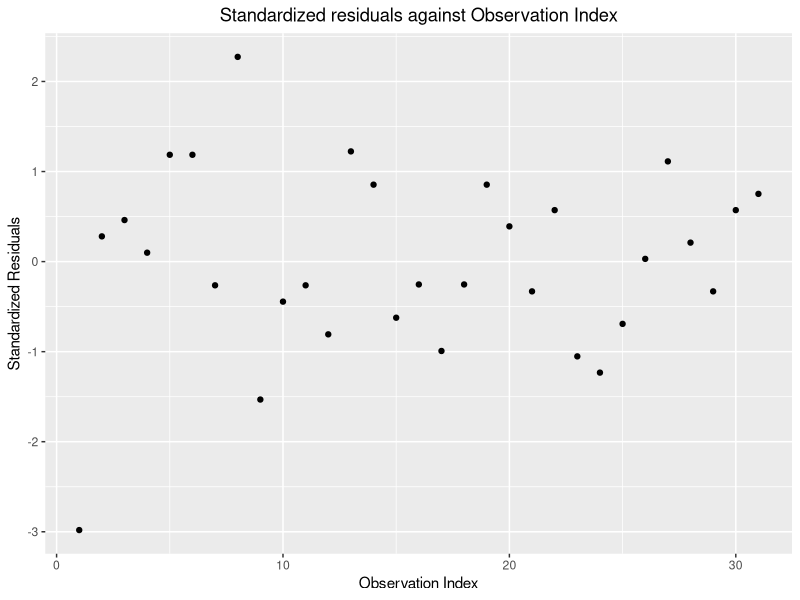
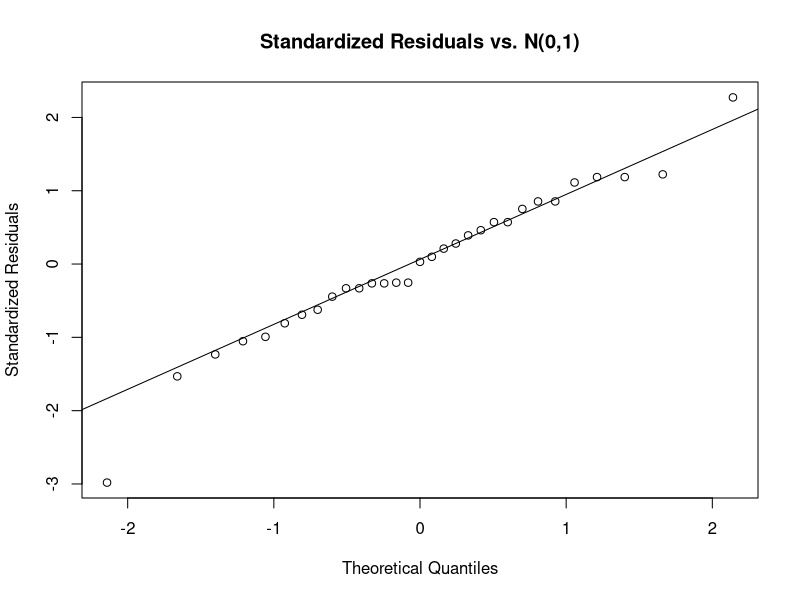

These figures' R source, in order:
## ---- chunk 1
knitr::opts_chunk$set(echo = TRUE)
## ---- chunk 2
library(ggplot2)
library(readxl)
#library(dplyr)
## ---- chunk 3
#read in data, remove empty column
phosData <- read_excel("Table 6.19-PlasmaPhosphate-1.xls", skip = 2, 
                       sheet = "Sheet1", .name_repair = "unique_quiet")
phosData <- phosData[1:12, 1:3]
colnames(phosData) <- c("H_O","N_O", "C")
## ---- chunk 4
means <- colMeans(phosData, na.rm = TRUE)
oMean <- sum(phosData, na.rm = TRUE)/sum(!is.na(phosData))
MSE <- 0
MSB <- 0
for (i in colnames(phosData)) {
  MSE <- MSE + sum((phosData[,i] - means[i])^2, na.rm = TRUE)
  MSB <- MSB + sum(!is.na(phosData[,i]))*((means[i] - oMean)^2)
}
MSE <- MSE/(sum(!is.na(phosData)) - (dim(phosData)[2]))
MSB <- unname(MSB/(dim(phosData)[2] - 1))
sprintf("Test statistic: %f", MSB/MSE)
## ---- chunk 5
p_1a <- pf(MSB/MSE, df1 = dim(phosData)[2] - 1, 
   df2 = sum(!is.na(phosData)) - (dim(phosData)[2]), lower.tail = F)
sprintf("p value: %f", p_1a)
## ---- chunk 6
n_HO <- sum(!is.na(phosData[,"H_O"]))
n_NO <- sum(!is.na(phosData[,"N_O"]))
S_P <- sqrt(((n_HO - 1)*var(phosData$H_O, na.rm = TRUE) 
             + (n_NO - 1)*var(phosData$N_O, na.rm = TRUE))/
              (n_HO + n_NO - 2))
LCI <- unname(means["H_O"] - means["N_O"])[1] - 1.96*S_P*sqrt(1/n_HO + 1/n_NO)
UCI <- unname(means["H_O"] - means["N_O"])[1] + 1.96*S_P*sqrt(1/n_HO + 1/n_NO)
diffMeansconf <- c(LCI, UCI)
names(diffMeansconf) <- c("Lower Bound", "Upper Bound")
diffMeansconf
## ---- chunk 7
phosDataC <- phosData <- read_excel("Table 6.19-PlasmaPhosphate-1.xls", 
                        skip = 2, sheet = "Sheet1", 
                        range = cell_cols("E:F"), .name_repair = "unique_quiet")
phosDataC$Group <- factor(phosDataC$Group)
lm_1c <- lm("phosphate ~ factor(Group)", data = phosDataC)
## ---- chunk 8
std_resid <- rstandard(lm_1c)
resid_table <- data.frame(cbind(1:length(std_resid), std_resid))
colnames(resid_table) <- c("Index", "std_resid")
ggplot(data = resid_table) + geom_point(aes(x = Index, y = std_resid)) +
  ylab("Standardized Residuals") + xlab("Observation Index") + 
  ggtitle("Standardized residuals against Observation Index") + 
  theme(plot.title = element_text(hjust = 0.5))
## ---- chunk 9
qqnorm(y = std_resid, ylab = "Standardized Residuals",
       xlab = "Theoretical Quantiles", 
       main = "Standardized Residuals vs. N(0,1)")
qqline(y = std_resid)
## ---- chunk 10
facData <- read_excel("Table 6.21-Unbalanced data-1.xls", skip = 2, 
                       sheet = "Sheet1", .name_repair = "unique_quiet")
facData$factorA <- factor(facData$factorA)
facData$factorB <- factor(facData$factorB)
## ---- chunk 11
lm2_inter <- lm("data ~ factorA + factorB + factorA*factorB", data = facData)
lm2_noInter <- lm("data ~ factorA + factorB", data = facData)
## ---- chunk 12
f_2a <- (sum(residuals(lm2_noInter)^2) - sum(residuals(lm2_inter)^2))/
  (2 * (summary(lm2_inter)$sigma)^2)
sprintf("F-stat = %f", f_2a)
## ---- chunk 13
sprintf("p-value = %f", pf(f_2a, df1 = 2, df2 = 4, lower.tail = FALSE))
## ---- chunk 14
lm2_onlyB <-  lm("data ~ factorB", data = facData)
f_2b <- (sum(residuals(lm2_onlyB)^2) - sum(residuals(lm2_noInter)^2))/
  (2 * (summary(lm2_noInter)$sigma)^2)
sprintf("F-stat = %f", f_2b)
## ---- chunk 15
sprintf("p-value = %f", pf(f_2b, df1 = 2, df2 = 6, lower.tail = FALSE))
## ---- chunk 16
lm2_onlyA <- lm("data ~ factorA", data = facData)
lm2_justMean <- lm("data ~ factorB", data = facData)
f_2c <- (sum(residuals(lm2_justMean)^2) - sum(residuals(lm2_onlyA)^2))/
  (2 * (summary(lm2_onlyA)$sigma)^2)
sprintf("F-stat = %f", f_2c)
## ---- chunk 17
sprintf("p-value = %f", pf(f_2c, df1 = 2, df2 = 7, lower.tail = FALSE))
## ---- chunk 18
sprintf("p-value = %f", pf(9.38056, df1 = 2, df2 = 30, lower.tail = FALSE))
